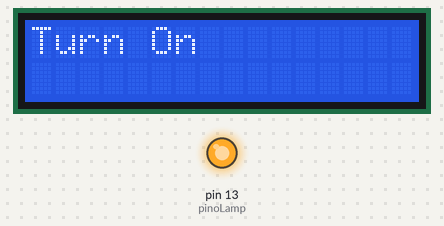
This sketch was run on a simulated Arduino Uno, built with avr-gcc and run on an emulated ATmega328P. Shown: 16×2 character LCD, output pins drawn as LEDs (lit = HIGH).

Above: at 0.1 s.
At 2.1 s:
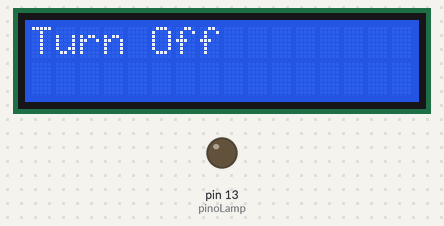
Timing chart, 0 to 129.8 s (numbered marks = the images above):
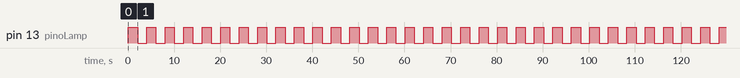

The sketch:

lamp_control.ino
```cpp
#include <LiquidCrystal.h>

LiquidCrystal lcd(12, 11, 5, 4, 3, 2);

int pinoLamp = 13;

void setup()
{
  pinMode(pinoLamp, OUTPUT);
  lcd.begin(16, 2);

}

void loop()
{
  digitalWrite(pinoLamp, HIGH);
  lcd.clear();
  lcd.setCursor(0, 0);
  lcd.print("Turn On");

  delay(2000);

  digitalWrite(pinoLamp, LOW);
  lcd.clear();
  lcd.setCursor(0, 0);
  lcd.print("Turn Off");

  delay(2000);
}
```

Measured:
- by itself, pin 13 (pinoLamp): alternates HIGH for 2.0 s and LOW for 2.0 s
